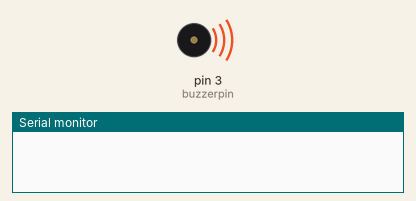
A sketch run on a simulated Arduino Uno, built with avr-gcc and run on an emulated ATmega328P. Shown: buzzer (waves = sounding), the last lines printed to the serial monitor.

Above: at 0.1 s.
At 16.1 s:
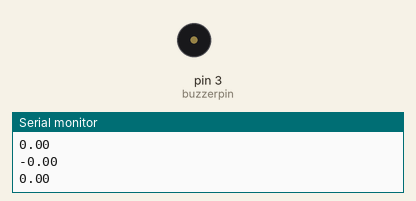
Timing chart, 0 to 17.6 s (numbered marks = the images above):
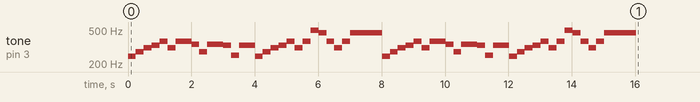

The sketch:

moutain-king-major-melody.ino
```cpp
// attaches notes to their frequency in Hz
#define B3 247
#define BS3 254.5
#define C4 262
#define CS4 277
#define D4 294
#define DS4 311
#define E4 330
#define ES4 339.5
#define F4 349
#define FS4 370
#define G4 392
#define GS4 415
#define A4 440
#define AS4 466
#define B4 494
#define REST 0

int tempo = 120;
int buzzerpin = 3;

// Melody array is note, duration, note, ...
// durations number of beats

float Melody[] = {

B3, 0.5, CS4, 0.5, DS4, 0.5, E4, 0.5, FS4, 0.5, DS4, 0.5, FS4, 1, ES4, 0.5, CS4, 0.5, ES4, 1, E4, 0.5, BS3, 0.5, E4, 1, B3, 0.5, CS4, 0.5, DS4, 0.5, E4, 0.5, FS4, 0.5, DS4, 0.5, FS4, 0.5, B4, 0.5,AS4, 0.5, FS4, 0.5, DS4, 0.5, FS4, 0.5, AS4, 2,B3, 0.5, CS4, 0.5, DS4, 0.5, E4, 0.5, FS4, 0.5, DS4, 0.5, FS4, 1,ES4, 0.5, CS4, 0.5, ES4, 1, E4, 0.5, BS3, 0.5, E4, 1, B3, 0.5, CS4, 0.5, DS4, 0.5, E4, 0.5, FS4, 0.5, DS4, 0.5, FS4, 0.5, B4, 0.5,AS4, 0.5, FS4, 0.5, DS4, 0.5, FS4, 0.5, AS4, 2,

};
// sizeof() gives bytes where an int is comprised of 2 bytes
// so number of notes will be sizeof()/4 since we divide by bytes and account for half the array being durations
int notes = sizeof(Melody) / 4;

float beat = (60000)/tempo;
float duration = 0;


void setup() {
  // single loop of the array
  Serial.begin(9600);
  int note=0;
  while(note< notes *2){
    int pitch = Melody[note];
    duration = beat * Melody[note +1];
    tone(buzzerpin, pitch, duration);
    delay(duration);
    noTone(buzzerpin);
    note = note + 2;
    Serial.println(Melody[note]);
  }
}

void loop() {
  // put your main code here, to run repeatedly:

}
```
